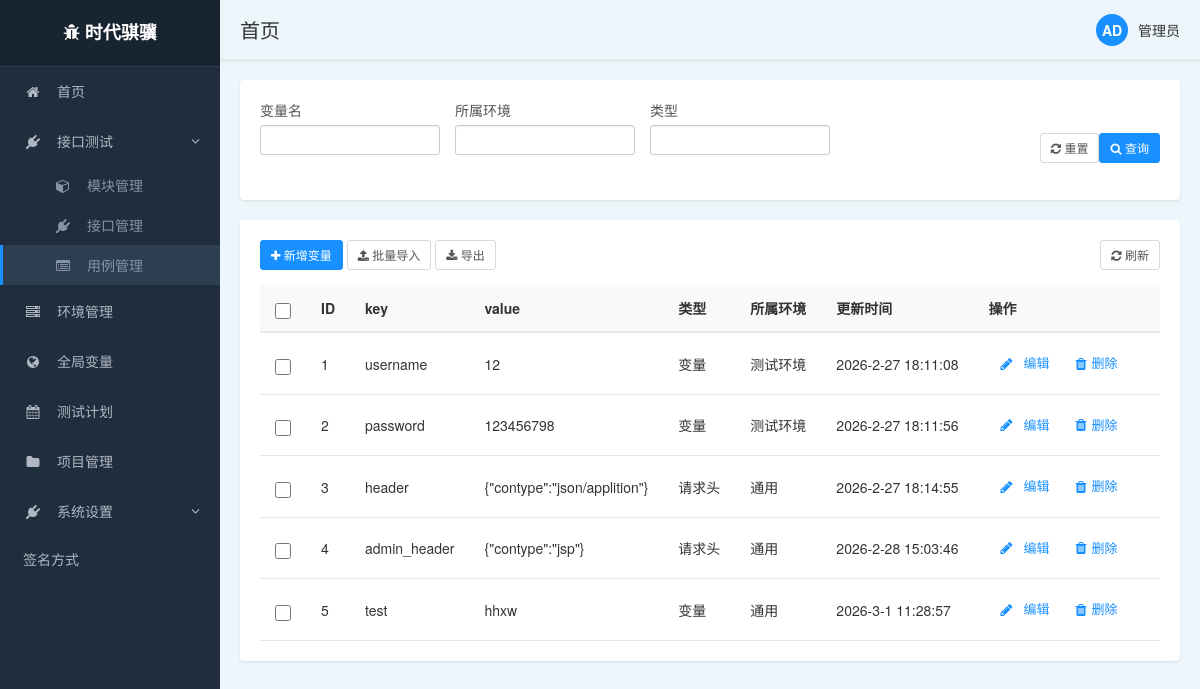
/front/variable/list/, run on the app's committed database.
### front/models.py (models this page shows, shortened)
class variable(models.Model):
    key = models.CharField(max_length=50)
    value = models.CharField(max_length=100)
    TYPE_CHOICES = (
        ('val', '变量'),
        ('header', '请求头'),
    )
    var_type = models.CharField(max_length=20, verbose_name='变量类型', choices=TYPE_CHOICES)
    evn = models.ForeignKey(
        evn_config,
        on_delete=models.CASCADE,
        related_name='variables',
        verbose_name='所属环境'
    )
    created_at = models.DateTimeField(auto_now_add=True, verbose_name='创建时间')
    updated_at = models.DateTimeField(auto_now=True, verbose_name='更新时间')
    class Meta:
        db_table = 'variable'  # 明确指定表名
        verbose_name = '变量'
        verbose_name_plural = '变量'

class evn_config(models.Model):
    evn_name= models.CharField(max_length=50)
    project = models.ForeignKey(
        project,
        on_delete=models.CASCADE,
        related_name='environments',
        verbose_name='所属项目'
    )
    description = models.CharField(max_length=100,blank=True, null=True)
    test_object_config = models.JSONField(verbose_name='测试对象配置',blank=True, null=True,default=dict)
    database_config = models.JSONField(verbose_name='数据库配置',blank=True, null=True,default=dict)
    created_at = models.DateTimeField(auto_now_add=True, verbose_name='创建时间')
    updated_at = models.DateTimeField(auto_now=True, verbose_name='更新时间')
    class Meta:
        db_table = 'evn_config'  # 明确指定表名
        verbose_name = '环境配置'
        verbose_name_plural = '环境配置'
        unique_together = ['project', 'evn_name']

### front/views.py (the view)
# urls.py: path('variable/list/', views.variable_list),
def variable_list(request):
    variable_querylist = models.variable.objects.filter()
    evn_list = models.evn_config.objects.all()
    type_list = models.variable.TYPE_CHOICES
    content = {
        "variable_querylist": variable_querylist,
        "evn_list": evn_list,
        "type_list": type_list
    }
    return render(request, 'project/variable.html', content)

### templates/project/variable.html (shortened to what this page needs)
{% extends "../base1.html" %}
{% block body %}
        <div class="filter-panel">
            <div class="filter-row">
                <div class="filter-item ">
                    <div>
                        <label for="variable-name">变量名</label>
                    </div>
                    <div>
                        <input id="variable-name" class="form-control input-sm">
                    </div>
                </div>
                <div class="filter-item">
                    <label for="project">所属环境</label>
                    <input id="env-name" class="form-control input-sm">
                </div>
                <div class="filter-item">
                    <label for="project">类型</label>
                    <input id="variable-type" class="form-control input-sm">
                </div>
            </div>
            <div class="filter-actions">
                <button type="button" class="btn btn-default btn-sm btn-outline">
                    <i class="fa fa-refresh"></i> 重置
                </button>
                <button type="button" class="btn btn-primary btn-sm">
                    <i class="fa fa-search"></i> 查询
                </button>
            </div>
        </div>
        <div class="main-panel">
        <div class="table-actions">
            <div>
                <button type="button" class="btn btn-primary btn-sm" id="add-val-btn">
                    <i class="fa fa-plus"></i> 新增变量
                </button>
                <button type="button" class="btn btn-default btn-sm btn-outline">
                    <i class="fa fa-upload"></i> 批量导入
                </button>
                <button type="button" class="btn btn-default btn-sm btn-outline">
                    <i class="fa fa-download"></i> 导出
                </button>
            </div>
            <div>
                <button type="button" class="btn btn-default btn-sm btn-outline">
                    <i class="fa fa-refresh"></i> 刷新
                </button>
            </div>
        </div>
            <div class="table-responsive">
            <table class="data-table">
                <thead>
                <tr>
                    <th class="select-column">
                        <input type="checkbox" id="select-all" class="select-checkbox">
                    </th>
                    <th>ID</th>
                    <th>key</th>
                    <th>value</th>
                    <th>类型</th>
                    <th>所属环境</th>
                    <th>更新时间</th>
                    <th>操作</th>
                </tr>
                </thead>
                <tbody>
                {% for var in variable_querylist %}
                    <tr>
                        <td class="select-column">
                            <input type="checkbox" class="select-checkbox case-select" data-id="{{ var.id }}">
                        </td>
                        <td>{{ var.id }}</td>
                        <td>{{ var.key }}</td>
                        <td>{{ var.value }}</td>
                        <td>{{ var.get_var_type_display }}</td>
                        <td>{{ var.evn.evn_name }}</td>
                        <td>{{ var.updated_at|date:"Y-n-j H:i:s" }}</td>
                        <td>
                            <div class="action-box">
                               <div class="action-item">
                                   <i class="fa fa-pencil action-icon"></i>
                                   <button class="action-text" style="color: inherit; border: none;
                                   outline: none;background: transparent;" onclick="bindBtnEditEvent({{ var.id }})">编辑</button>
                               </div>
                                <div class="action-item">
                                    <i class="fa fa-trash action-icon"></i>
                                    <a class="action-text" style="color: inherit;" href="/front/variable/delete/{{ var.id }}/">删除</a>
                                </div>
                            </div>
                        </td>
                    </tr>
                {% endfor %}
                </tbody>
            </table>
            </div>
{% endblock %}

### static/css/base1.css (style rules this page uses)
:root { --primary-color: #1890ff; --sidebar-bg: #1f2d3d; --sidebar-hover: #2c3e50; --header-bg: #f8f9fa; --card-bg: #ffffff; }
body { font-family: "Helvetica Neue", Helvetica, Arial, sans-serif; font-size: 14px; background-color: #f0f2f5; margin: 0; padding: 0; display: grid; grid-template-areas: "sidebar header" "sidebar main"; grid-template-columns: 220px 1fr; grid-template-rows: 60px 1fr; height: 100vh; overflow: hidden; }
.filter-panel { display:flex; background-color: var(--card-bg); padding: 20px; margin-bottom: 20px; border-radius: 4px; box-shadow: 0 1px 3px rgba(0, 0, 0, 0.1); justify-content: space-between; }
.filter-row { display: flex; flex-wrap: wrap; margin-bottom: 15px; }
.filter-item { margin-right: 15px; margin-bottom: 10px; min-width: 180px; }
.filter-item label { display: block; margin-bottom: 5px; font-weight: normal; color: #555; }
.filter-actions { display: flex; margin-top: 15px; align-items: center; }
.main-panel { background-color: var(--card-bg); padding: 20px; border-radius: 4px; box-shadow: 0 1px 3px rgba(0, 0, 0, 0.1); }
.table-responsive { border: none; }
.data-table { width: 100%; border-collapse: collapse; overflow: hidden; white-space: nowrap; text-overflow: ellipsis; }
.data-table thead { background-color: #f8f9fa; }
.data-table th { padding: 12px 15px; text-align: left; border-bottom: 2px solid #e7eaec; font-weight: 600; color: #333; }
.data-table td { padding: 12px 15px; border-bottom: 1px solid #e7eaec; vertical-align: middle; }
.btn-primary { background-color: var(--primary-color); border-color: var(--primary-color); }
.btn-outline { background-color: transparent; border: 1px solid #d9d9d9; color: #555; }
.action-box { display: flex; align-items: center; padding: 8px 12px;   border-radius: 4px; min-width: 210px; }
.action-item { display: flex; align-items: center; margin-right: 20px; color: var(--primary-color); cursor: pointer; transition: color 0.2s; }
.action-item:last-child { margin-right: 0; }
.action-icon { margin-right: 5px; font-size: 14px; }
.action-text { font-size: 13px; }
.select-column { width: 10px; }
.select-checkbox { width: 16px; height: 16px; cursor: pointer; vertical-align: middle; }
.table-actions { display: flex; justify-content: space-between; align-items: center; margin-bottom: 15px; }

### data on the page
variable: id "1", key "username", value "12", var_type "变量", evn.evn_name "测试环境", updated_at "2026-2-27 18:11:08"
variable: id "2", key "password", value "123456798", var_type "变量", evn.evn_name "测试环境", updated_at "2026-2-27 18:11:56"
variable: id "3", key "header", value "{\"contype\":\"json/applition\"}", var_type "请求头", evn.evn_name "通用", updated_at "2026-2-27 18:14:55"
variable: id "4", key "admin_header", value "{\"contype\":\"jsp\"}", var_type "请求头", evn.evn_name "通用", updated_at "2026-2-28 15:03:46"
variable: id "5", key "test", value "hhxw", var_type "变量", evn.evn_name "通用", updated_at "2026-3-1 11:28:57"
